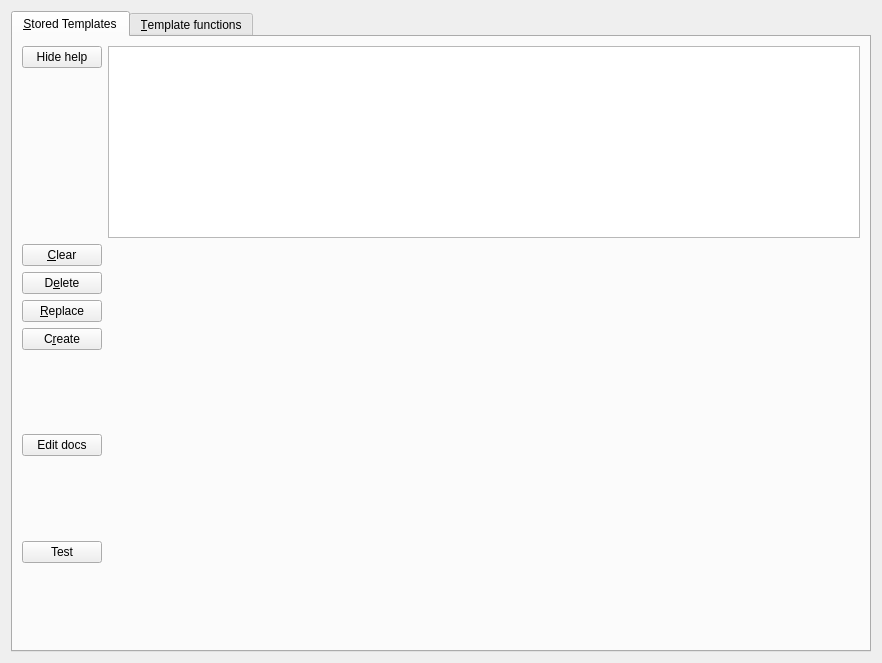
<?xml version="1.0" encoding="UTF-8"?>
<ui version="4.0">
 <class>Form</class>
 <widget class="QWidget" name="Form">
  <property name="geometry">
   <rect>
    <x>0</x>
    <y>0</y>
    <width>788</width>
    <height>663</height>
   </rect>
  </property>
  <property name="windowTitle">
   <string>Form</string>
  </property>
  <layout class="QGridLayout" name="gridLayout">
   <item row="0" column="0">
    <widget class="ScrollingTabWidget" name="tabWidget">
     <property name="currentIndex">
      <number>0</number>
     </property>
     <widget class="QWidget" name="tab">
      <attribute name="title">
       <string>&amp;Stored Templates</string>
      </attribute>
      <layout class="QGridLayout" name="gridLayout">
       <item row="0" column="0">
        <widget class="QPushButton" name="st_show_hide_help_button">
         <property name="text">
          <string>Hide help</string>
         </property>
        </widget>
       </item>
       <item row="0" column="1" colspan="1" rowspan="2">
        <widget class="QTextBrowser" name="st_textBrowser">
        </widget>
       </item>
       <item row="2" column="1" stretch="1">
        <widget class="EmbeddedTemplateDialog" name="template_editor"/>
       </item>
       <item row="2" column="0">
        <layout class="QVBoxLayout" name="st_button_layout">
         <item>
          <widget class="QPushButton" name="st_clear_button">
           <property name="text">
            <string>&amp;Clear</string>
           </property>
          </widget>
         </item>
         <item>
          <widget class="QPushButton" name="st_delete_button">
           <property name="text">
            <string>D&amp;elete</string>
           </property>
          </widget>
         </item>
         <item>
          <widget class="QPushButton" name="st_replace_button">
           <property name="text">
            <string>&amp;Replace</string>
           </property>
          </widget>
         </item>
         <item>
          <widget class="QPushButton" name="st_create_button">
           <property name="text">
            <string>C&amp;reate</string>
           </property>
          </widget>
         </item>
         <item>
          <spacer name="verticalSpacer_2">
           <property name="orientation">
            <enum>Qt::Vertical</enum>
           </property>
           <property name="sizeHint" stdset="0">
            <size>
             <width>20</width>
             <height>0</height>
            </size>
           </property>
          </spacer>
         </item>
         <item>
          <widget class="QPushButton" name="st_doc_edit_button">
           <property name="text">
            <string>Edit docs</string>
           </property>
           <property name="toolTip">
            <string>Open an editor for function documentation</string>
           </property>
          </widget>
         </item>
         <item>
          <spacer name="verticalSpacer_22">
           <property name="orientation">
            <enum>Qt::Vertical</enum>
           </property>
           <property name="sizeHint" stdset="0">
            <size>
             <width>20</width>
             <height>0</height>
            </size>
           </property>
          </spacer>
         </item>
         <item>
          <widget class="QPushButton" name="st_test_template_button">
           <property name="text">
            <string>Test</string>
           </property>
           <property name="toolTip">
            <string>Open a template tester dialog to use a template to test stored templates</string>
           </property>
          </widget>
         </item>
         <item>
          <spacer name="verticalSpacer_2">
           <property name="orientation">
            <enum>Qt::Vertical</enum>
           </property>
           <property name="sizeHint" stdset="0">
            <size>
             <width>20</width>
             <height>0</height>
            </size>
           </property>
          </spacer>
         </item>
        </layout>
       </item>
      </layout>
     </widget>
     <widget class="QWidget" name="tab">
      <attribute name="title">
       <string>&amp;Template functions</string>
      </attribute>
      <layout class="QGridLayout" name="gridLayout">
       <item row="1" column="0">
        <layout class="QGridLayout" name="gridLayout_3">
         <item row="0" column="0">
          <widget class="QPushButton" name="show_hide_help_button">
           <property name="text">
            <string>Hide help</string>
           </property>
          </widget>
         </item>
         <item row="0" column="1" colspan="2" rowspan="2">
          <widget class="QTextBrowser" name="textBrowser"/>
         </item>
         <item row="3" column="1">
          <widget class="QCheckBox" name="show_only_user_defined">
           <property name="text">
            <string>Show &amp;only user defined template functions</string>
           </property>
           <property name="toolTip">
            <string>&lt;p&gt;If checked the 'Function' box will show only user defined
template functions. If unchecked the box will show both system and user defined
functions. Unchecking can be useful for copying source of a system function to create
a new related user defined function.&lt;/p&gt;</string>
           </property>
          </widget>
         </item>
         <item row="2" column="0">
          <widget class="QLabel" name="label_2">
           <property name="text">
            <string>F&amp;unction:</string>
           </property>
           <property name="buddy">
            <cstring>function_name</cstring>
           </property>
          </widget>
         </item>
         <item row="2" column="1">
          <widget class="QComboBox" name="function_name">
           <property name="toolTip">
            <string>Enter the name of the function to create.</string>
           </property>
           <property name="editable">
            <bool>true</bool>
           </property>
          </widget>
         </item>
         <item row="4" column="0">
          <widget class="QLabel" name="label_3">
           <property name="toolTip">
            <string/>
           </property>
           <property name="text">
            <string>Argument &amp;count:</string>
           </property>
           <property name="buddy">
            <cstring>argument_count</cstring>
           </property>
          </widget>
         </item>
         <item row="4" column="1">
          <widget class="QSpinBox" name="argument_count">
           <property name="toolTip">
            <string>Set this to -1 if the function takes a variable number of arguments</string>
           </property>
           <property name="minimum">
            <number>-1</number>
           </property>
          </widget>
         </item>
         <item row="5" column="1">
          <widget class="QTextEdit" name="documentation"/>
         </item>
         <item row="5" column="0">
          <layout class="QVBoxLayout">
           <item>
            <widget class="QLabel" name="label_4">
             <property name="text">
              <string>D&amp;ocumentation:</string>
             </property>
             <property name="alignment">
              <set>Qt::AlignLeading|Qt::AlignLeft|Qt::AlignTop</set>
             </property>
             <property name="buddy">
              <cstring>documentation</cstring>
             </property>
            </widget>
           </item>
           <item>
            <widget class="QPushButton" name="doc_edit_button">
             <property name="text">
              <string>Edit docs</string>
             </property>
             <property name="toolTip">
              <string>Open an editor for function documentation</string>
             </property>
            </widget>
           </item>
           <item>
            <spacer name="verticalSpacer_2">
             <property name="orientation">
              <enum>Qt::Vertical</enum>
             </property>
               <property name="sizeHint" stdset="0">
              <size>
               <width>20</width>
               <height>0</height>
              </size>
             </property>
            </spacer>
           </item>
          </layout>
         </item>
         <item row="6" column="1">
          <layout class="QHBoxLayout" name="horizontalLayout_2">
           <item>
            <widget class="QPushButton" name="clear_button">
             <property name="text">
              <string>Clear</string>
             </property>
            </widget>
           </item>
           <item>
            <widget class="QPushButton" name="delete_button">
             <property name="text">
              <string>Delete</string>
             </property>
            </widget>
           </item>
           <item>
            <widget class="QPushButton" name="replace_button">
             <property name="text">
              <string>Replace</string>
             </property>
            </widget>
           </item>
           <item>
            <widget class="QPushButton" name="create_button">
             <property name="text">
              <string>C&amp;reate</string>
             </property>
            </widget>
           </item>
          </layout>
         </item>
         <item row="2" column="2">
          <widget class="QLabel" name="label_4">
           <property name="text">
            <string>P&amp;rogram code (Follow Python indenting rules):</string>
           </property>
           <property name="buddy">
            <cstring>program</cstring>
           </property>
          </widget>
         </item>
         <item row="3" column="2" rowspan="3">
          <widget class="QPlainTextEdit" name="program">
           <property name="minimumSize">
            <size>
             <width>400</width>
             <height>0</height>
            </size>
           </property>
           <property name="documentTitle">
            <string notr="true"/>
           </property>
           <property name="tabStopDistance">
            <number>30</number>
           </property>
          </widget>
         </item>
        </layout>
       </item>
      </layout>
     </widget>
    </widget>
   </item>
  </layout>
 </widget>
 <customwidgets>
  <customwidget>
   <class>EmbeddedTemplateDialog</class>
   <extends>TemplateDialog</extends>
   <header>calibre/gui2/dialogs/template_dialog.h</header>
  </customwidget>
  <customwidget>
   <class>TemplateDialog</class>
   <extends>QDialog</extends>
   <header>calibre/gui2/dialogs/template_dialog.h</header>
  </customwidget>
  <customwidget>
   <class>ScrollingTabWidget</class>
   <extends>QTabWidget</extends>
   <header>calibre/gui2/widgets2.h</header>
   <container>1</container>
  </customwidget>
 </customwidgets>
</ui>
